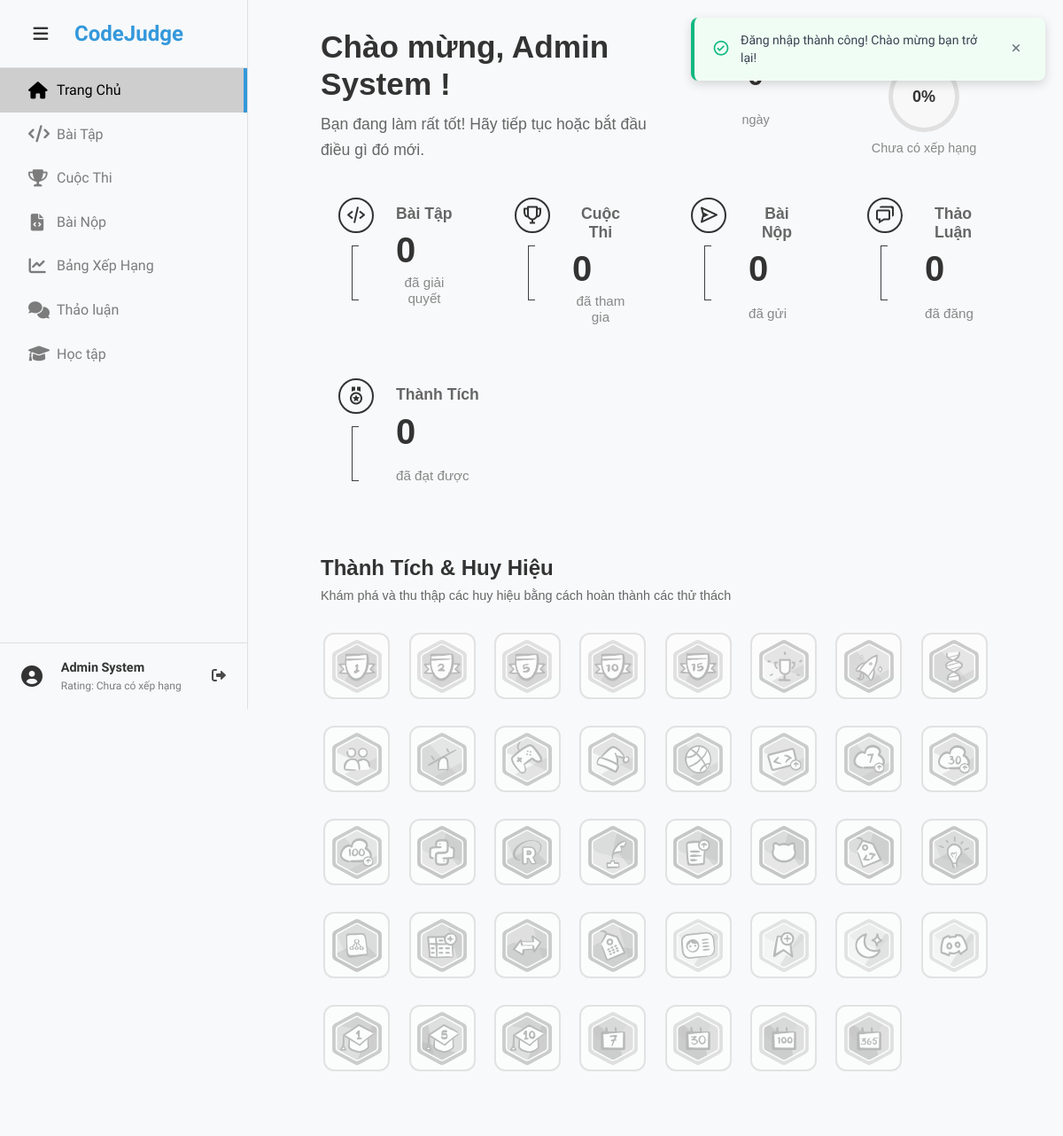
Page /home (signed in) on the committed database.
### tables this page shows
CREATE TABLE `users` (
    `id` INT AUTO_INCREMENT PRIMARY KEY,
    `first_name` VARCHAR(50) NOT NULL,
    `last_name` VARCHAR(50) NOT NULL,
    `username` VARCHAR(50) NOT NULL UNIQUE,
    `email` VARCHAR(100) NOT NULL UNIQUE,
    `password` VARCHAR(255) NOT NULL,
    `role` ENUM('user', 'admin', 'moderator') DEFAULT 'user',
    `is_active` BOOLEAN DEFAULT TRUE,
    `avatar` LONGTEXT NULL,
    `bio` TEXT NULL,
    `github_url` VARCHAR(255) NULL,
    `linkedin_url` VARCHAR(255) NULL,
    `website_url` VARCHAR(255) NULL,
    `youtube_url` VARCHAR(255) NULL,
    `facebook_url` VARCHAR(255) NULL,
    `instagram_url` VARCHAR(255) NULL,
    `badges` JSON NULL DEFAULT '[]',
    `total_problems_solved` INT DEFAULT 0,
    `total_submissions` INT DEFAULT 0,
    `rating` INT DEFAULT -1,
    `login_streak` INT DEFAULT 0,
    `last_login_date` DATE NULL,
    `last_login` TIMESTAMP NULL,
    `created_at` TIMESTAMP DEFAULT CURRENT_TIMESTAMP,
    `updated_at` TIMESTAMP DEFAULT CURRENT_TIMESTAMP ON UPDATE CURRENT_TIMESTAMP,
    
    INDEX `idx_email` (`email`),
    INDEX `idx_username` (`username`),
    INDEX `idx_role` (`role`),
    INDEX `idx_rating` (`rating`)
);

### app/views/home.php (the view, shortened to what the rows shown need)
<?php
require_once APP_PATH . '/models/UserModel.php';
$userModel = new UserModel();
$currentUser = $userModel->getUserById($_SESSION['user_id']);
$userBadges = $userModel->getUserBadges($_SESSION['user_id']);
?>
<div class="profile-container">
    <div class="top-section">
        <div class="welcome-header">
            <h1>Chào mừng, <b><?= htmlspecialchars($currentUser['first_name'] . ' ' . $currentUser['last_name']) ?></b> !</h1>
            <p class="welcome-subtitle">Bạn đang làm rất tốt! Hãy tiếp tục hoặc bắt đầu điều gì đó mới.</p>
        </div>
        <div class="right-stats">
            <div class="stat">
                <p>Chuỗi Đăng Nhập</p>
                <strong><?= $currentUser['login_streak'] ?? 0 ?></strong><br>
                <small>ngày <?= ($currentUser['login_streak'] ?? 0) > 0 ? '– <span class="record-text">tuyệt vời!</span>' : '' ?></small>
            </div>
            <div class="stat">
                <p>Tiến Trình Cấp Độ</p>
                <?php if (isset($currentUser['rating']) && $currentUser['rating'] != -1): ?>
                    <div class="circle"><?= min(100, ($currentUser['rating'] - 1200) / 8) ?>%</div>
                    <small>đến Chuyên Gia</small>
                <?php else: ?>
                    <div class="circle">0%</div>
                    <small>Chưa có xếp hạng</small>
                <?php endif; ?>
            </div>
        </div>
    </div>
    <div class="bottom-stats">
        <div class="stat">
            <div class="stat-left-column">
                <div class="stat-icon">
                    <i class='bx bx-code-alt'></i>
                </div>
                <div class="stat-bracket">
                    <div class="connection-line"></div>
                </div>
            </div>
            <div class="stat-right-column">
                <p>Bài Tập</p>
                <div class="stat-connection">
                    <strong><?= $currentUser['total_problems_solved'] ?? 0 ?></strong>
                    <small>đã giải quyết</small>
                </div>
            </div>
        </div>
        <div class="stat">
            <div class="stat-left-column">
                <div class="stat-icon">
                    <i class='bx bx-trophy'></i>
                </div>
                <div class="stat-bracket">
                    <div class="connection-line"></div>
                </div>
            </div>
            <div class="stat-right-column">
                <p>Cuộc Thi</p>
                <div class="stat-connection">
                    <strong>0</strong>
                    <small>đã tham gia</small>
                </div>
            </div>
        </div>
        <div class="stat">
            <div class="stat-left-column">
                <div class="stat-icon">
                    <i class='bx bx-send'></i>
                </div>
                <div class="stat-bracket">
                    <div class="connection-line"></div>
                </div>
            </div>
            <div class="stat-right-column">
                <p>Bài Nộp</p>
                <div class="stat-connection">
                    <strong><?= $currentUser['total_submissions'] ?? 0 ?></strong>
                    <small>đã gửi</small>
                </div>
            </div>
        </div>
        <div class="stat">
            <div class="stat-left-column">
                <div class="stat-icon">
                    <i class='bx bx-chat'></i>
                </div>
                <div class="stat-bracket">
                    <div class="connection-line"></div>
                </div>
            </div>
            <div class="stat-right-column">
                <p>Thảo Luận</p>
                <div class="stat-connection">
                    <strong>0</strong>
                    <small>đã đăng</small>
                </div>
            </div>
        </div>
        <div class="stat">
            <div class="stat-left-column">
                <div class="stat-icon">
                    <i class='bx bx-medal'></i>
                </div>
                <div class="stat-bracket">
                    <div class="connection-line"></div>
                </div>
            </div>
            <div class="stat-right-column">
                <p>Thành Tích</p>
                <div class="stat-connection">
                    <strong><?= count($userBadges) ?></strong>
                    <small>đã đạt được</small>
                </div>
            </div>
        </div>
    </div>
    <div class="badges-stats">
        <div class="badges-header">
            <h2>Thành Tích & Huy Hiệu</h2>
            <p>Khám phá và thu thập các huy hiệu bằng cách hoàn thành các thử thách</p>
        </div>
        <div class="badges-container">
            <?php
            global $BADGES;
            foreach ($BADGES as $badgeKey => $badge):
                $isEarned = in_array($badgeKey, $userBadges);
                $badgeClass = $isEarned ? 'earned' : 'unearned';
                $assetPath = 'assets/' . $badge['File'];
            ?>
            <div class="badge-item <?php echo $badgeClass; ?>" data-badge="<?php echo htmlspecialchars($badgeKey); ?>">
                <div class="badge-hexagon">
                    <div class="badge-content">
                        <img src="<?php echo $assetPath; ?>" alt="<?php echo htmlspecialchars($badge['title']); ?>" class="badge-icon">
                    </div>
                </div>
            </div>
            <?php endforeach; ?>
        </div>
    </div>
</div>
<?php
include VIEW_PATH . '/layouts/pagesWithSidebar.php';
?>

### app/core/App.php (shortened to what the rows shown need)
<?php
class App
{
    private $routes;
    private $currentUri;
    public function __construct()
    {
        $this->routes = require_once ROOT_PATH . '/routes/web.php';
        $this->currentUri = $this->getCurrentUri();
    }
    public function run()
    {
        try {
            $this->route();
        } catch (Exception $e) {
            $this->handleError($e);
        }
    }
    private function getCurrentUri()
    {
        $uri = $_SERVER['REQUEST_URI'];
        $uri = trim($uri, '/');
        return $uri;
    }
    private function route()
    {
        foreach ($this->routes as $pattern => $handler) {
            $regex = str_replace('/', '\/', $pattern);
            $regex = '/^' . $regex . '$/';
            if (preg_match($regex, $this->currentUri, $matches)) {
                $this->callHandler($handler, array_slice($matches, 1));
                return;
            }
        }
    }
    private function callHandler($handler, $params = [])
    {
        try {
            if (strpos($handler, '@') !== false) {
                list($controllerName, $methodName) = explode('@', $handler);
                $controllerFile = CONTROLLER_PATH . '/' . $controllerName . '.php';
                if (file_exists($controllerFile)) {
                    if (class_exists($controllerName)) {
                        $controller = new $controllerName();
                        if (method_exists($controller, $methodName)) {
                            call_user_func_array([$controller, $methodName], $params);
                            return;
                        }
                    }
                }
            }
        } catch (Exception $e) {
            $this->handleError($e);
        }
    }
}
?>

### app/views/components/globalSidebar.php (shortened to what the rows shown need)
<div class="sidebar" id="sidebar">
    <div class="sidebar-header">
        <button class="sidebar-toggle" onclick="toggleSidebar()">
            <i class="fas fa-bars"></i>
        </button>
        <div class="logo">
            <a href="/" class="logo-link">
                <span class="logo-text">CodeJudge</span>
            </a>
        </div>
    </div>
    <nav class="sidebar-nav">
        <ul class="nav-list">
            <li class="nav-item">
                <a href="/home" class="nav-link <?= $_SERVER['REQUEST_URI'] === '/' || $_SERVER['REQUEST_URI'] === '/home' ? 'active' : '' ?>">
                    <i class="fas fa-home"></i>
                    <span class="nav-text">Trang Chủ</span>
                </a>
            </li>
            <li class="nav-item">
                <a href="/problems" class="nav-link <?= strpos($_SERVER['REQUEST_URI'], '/problems') === 0 ? 'active' : '' ?>">
                    <i class="fas fa-code"></i>
                    <span class="nav-text">Bài Tập</span>
                </a>
            </li>
            <li class="nav-item">
                <a href="/contests" class="nav-link <?= strpos($_SERVER['REQUEST_URI'], '/contests') === 0 ? 'active' : '' ?>">
                    <i class="fas fa-trophy"></i>
                    <span class="nav-text">Cuộc Thi</span>
                </a>
            </li>
            <li class="nav-item">
                <a href="/submissions" class="nav-link <?= strpos($_SERVER['REQUEST_URI'], '/submissions') === 0 ? 'active' : '' ?>">
                    <i class="fas fa-file-code"></i>
                    <span class="nav-text">Bài Nộp</span>
                </a>
            </li>
            <li class="nav-item">
                <a href="/leaderboard" class="nav-link <?= strpos($_SERVER['REQUEST_URI'], '/leaderboard') === 0 ? 'active' : '' ?>">
                    <i class="fas fa-chart-line"></i>
                    <span class="nav-text">Bảng Xếp Hạng</span>
                </a>
            </li>
            <li class="nav-item">
                <a href="/discussions" class="nav-link <?= strpos($_SERVER['REQUEST_URI'], '/discussions') === 0 ? 'active' : '' ?>">
                    <i class="fas fa-comments"></i>
                    <span class="nav-text">Thảo luận</span>
                </a>
            </li>
            <li class="nav-item">
                <a href="/learning" class="nav-link <?= strpos($_SERVER['REQUEST_URI'], '/learning') === 0 ? 'active' : '' ?>">
                    <i class="fas fa-graduation-cap"></i>
                    <span class="nav-text">Học tập</span>
                </a>
            </li>
        </ul>
        <div class="sidebar-footer">
            <div class="user-info">
                <?php if (isset($_SESSION['user_id'])): ?>
                    <div class="user-profile-section">
                        <a href="/profile" class="user-link">
                            <div class="user-avatar">
                                <?php if ($currentUser && $currentUser['avatar']): ?>
                                    <img src="<?= AvatarHelper::base64ToImageSrc($currentUser['avatar']) ?>" alt="Avatar" class="avatar-img">
                                <?php else: ?>
                                    <i class="fas fa-user-circle"></i>
                                <?php endif; ?>
                            </div>
                            <div class="user-details">
                                <span class="username"><?= $currentUser ? htmlspecialchars($currentUser['first_name'] . ' ' . $currentUser['last_name']) : 'Người dùng' ?></span>
                                <span class="user-role">Rating: <?= isset($currentUser['rating']) && $currentUser['rating'] != -1 ? $currentUser['rating'] : 'Chưa có xếp hạng' ?></span>
                            </div>
                        </a>
                        <a href="/logout" class="logout-btn" title="Đăng xuất">
                            <i class="fas fa-sign-out-alt"></i>
                        </a>
                    </div>
                <?php endif; ?>
            </div>
        </div>
    </nav>
</div>

### app/views/components/popupNotification.php (shortened to what the rows shown need)
<?php
$notification = null;
if (isset($_SESSION['notification'])) {
    $notification = $_SESSION['notification'];
}
if ($notification): ?>
<div id="popupNotification" class="popup-notification <?= htmlspecialchars($notification['type']) ?>" style="display: block;">
    <div class="notification-content">
        <div class="notification-icon">
            <?php if ($notification['type'] === 'success'): ?>
                <i class='bx bx-check-circle'></i>
            <?php elseif ($notification['type'] === 'error'): ?>
                <i class='bx bx-error-circle'></i>
            <?php elseif ($notification['type'] === 'warning'): ?>
                <i class='bx bx-error'></i>
            <?php else: ?>
                <i class='bx bx-info-circle'></i>
            <?php endif; ?>
        </div>
        <div class="notification-message">
            <?= htmlspecialchars($notification['message']) ?>
        </div>
        <button class="notification-close" onclick="closeNotification()">
            <i class='bx bx-x'></i>
        </button>
    </div>
</div>
<?php endif; ?>

### rows in the picture
users: first_name+last_name "Admin System", rating "Chưa có xếp hạng", total_problems_solved "0", total_submissions "0", badges "0"
